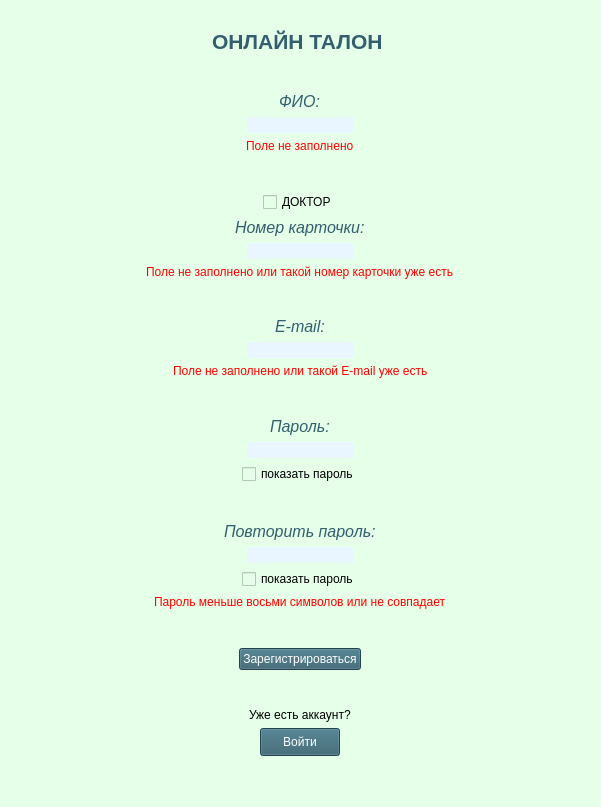
<?xml version="1.0" encoding="UTF-8"?>
<ui version="4.0">
 <class>MainWindow</class>
 <widget class="QMainWindow" name="MainWindow">
  <property name="geometry">
   <rect>
    <x>0</x>
    <y>0</y>
    <width>601</width>
    <height>807</height>
   </rect>
  </property>
  <property name="windowTitle">
   <string>MainWindow</string>
  </property>
  <property name="styleSheet">
   <string notr="true">background-color: rgb(229, 255, 232);</string>
  </property>
  <widget class="QWidget" name="centralwidget">
   <layout class="QVBoxLayout" name="verticalLayout">
    <item>
     <spacer name="horizontalSpacer">
      <property name="orientation">
       <enum>Qt::Horizontal</enum>
      </property>
      <property name="sizeHint" stdset="0">
       <size>
        <width>40</width>
        <height>20</height>
       </size>
      </property>
     </spacer>
    </item>
    <item alignment="Qt::AlignHCenter">
     <widget class="QLabel" name="label">
      <property name="text">
       <string>&lt;html&gt;&lt;head/&gt;&lt;body&gt;&lt;p&gt;&lt;span style=&quot; font-size:16pt; font-weight:600; color:#315f6d;&quot;&gt;   ОНЛАЙН ТАЛОН   &lt;/span&gt;&lt;/p&gt;&lt;/body&gt;&lt;/html&gt;</string>
      </property>
     </widget>
    </item>
    <item>
     <spacer name="verticalSpacer_2">
      <property name="orientation">
       <enum>Qt::Vertical</enum>
      </property>
      <property name="sizeHint" stdset="0">
       <size>
        <width>20</width>
        <height>40</height>
       </size>
      </property>
     </spacer>
    </item>
    <item alignment="Qt::AlignHCenter">
     <widget class="QLabel" name="label_6">
      <property name="toolTip">
       <string>&lt;html&gt;&lt;head/&gt;&lt;body&gt;&lt;p&gt;&lt;span style=&quot; font-size:16pt; font-weight:600; font-style:italic; color:#315f6d;&quot;&gt;ФИО&lt;/span&gt;&lt;/p&gt;&lt;/body&gt;&lt;/html&gt;</string>
      </property>
      <property name="whatsThis">
       <string>&lt;html&gt;&lt;head/&gt;&lt;body&gt;&lt;p&gt;&lt;span style=&quot; font-size:16pt; font-weight:600; font-style:italic; color:#315f6d;&quot;&gt;ФИО&lt;/span&gt;&lt;/p&gt;&lt;/body&gt;&lt;/html&gt;</string>
      </property>
      <property name="styleSheet">
       <string notr="true">color: rgb(255, 120, 237);</string>
      </property>
      <property name="text">
       <string>&lt;html&gt;&lt;head/&gt;&lt;body&gt;&lt;p&gt;&lt;span style=&quot; font-size:12pt; font-style:italic; color:#315f6d;&quot;&gt;ФИО:&lt;/span&gt;&lt;/p&gt;&lt;/body&gt;&lt;/html&gt;</string>
      </property>
     </widget>
    </item>
    <item alignment="Qt::AlignHCenter">
     <widget class="QLineEdit" name="lineEdit_3">
      <property name="styleSheet">
       <string notr="true">color: rgb(49, 95, 109);
font: 15pt &quot;Nyala&quot;;
background-color: rgb(233, 245, 255);
border-radius: 20px;</string>
      </property>
      <property name="text">
       <string/>
      </property>
     </widget>
    </item>
    <item alignment="Qt::AlignHCenter">
     <widget class="QLabel" name="label_11">
      <property name="styleSheet">
       <string notr="true">color: rgb(255, 0, 0);</string>
      </property>
      <property name="text">
       <string>Поле не заполнено</string>
      </property>
     </widget>
    </item>
    <item>
     <spacer name="verticalSpacer_5">
      <property name="orientation">
       <enum>Qt::Vertical</enum>
      </property>
      <property name="sizeHint" stdset="0">
       <size>
        <width>20</width>
        <height>40</height>
       </size>
      </property>
     </spacer>
    </item>
    <item alignment="Qt::AlignHCenter">
     <widget class="QCheckBox" name="checkBox_3">
      <property name="text">
       <string>ДОКТОР</string>
      </property>
     </widget>
    </item>
    <item alignment="Qt::AlignHCenter">
     <widget class="QLabel" name="label_3">
      <property name="whatsThis">
       <string>&lt;html&gt;&lt;head/&gt;&lt;body&gt;&lt;p&gt;&lt;span style=&quot; font-size:16pt; font-weight:600; font-style:italic; color:#315f6d;&quot;&gt;E-mail&lt;/span&gt;&lt;/p&gt;&lt;/body&gt;&lt;/html&gt;</string>
      </property>
      <property name="styleSheet">
       <string notr="true"/>
      </property>
      <property name="text">
       <string>&lt;html&gt;&lt;head/&gt;&lt;body&gt;&lt;p&gt;&lt;span style=&quot; font-size:12pt; font-style:italic; color:#315f6d;&quot;&gt;Номер карточки:&lt;/span&gt;&lt;/p&gt;&lt;/body&gt;&lt;/html&gt;</string>
      </property>
     </widget>
    </item>
    <item alignment="Qt::AlignHCenter">
     <widget class="QLineEdit" name="lineEdit">
      <property name="styleSheet">
       <string notr="true">color: rgb(49, 95, 109);
font: 15pt &quot;Nyala&quot;;
background-color: rgb(233, 245, 255);
border-radius: 20px;</string>
      </property>
      <property name="text">
       <string/>
      </property>
     </widget>
    </item>
    <item alignment="Qt::AlignHCenter">
     <widget class="QLabel" name="label_9">
      <property name="styleSheet">
       <string notr="true">color: rgb(255, 0, 0);</string>
      </property>
      <property name="text">
       <string>Поле не заполнено или такой номер карточки уже есть</string>
      </property>
     </widget>
    </item>
    <item>
     <spacer name="verticalSpacer">
      <property name="orientation">
       <enum>Qt::Vertical</enum>
      </property>
      <property name="sizeHint" stdset="0">
       <size>
        <width>20</width>
        <height>40</height>
       </size>
      </property>
     </spacer>
    </item>
    <item alignment="Qt::AlignHCenter">
     <widget class="QLabel" name="label_8">
      <property name="whatsThis">
       <string>&lt;html&gt;&lt;head/&gt;&lt;body&gt;&lt;p&gt;&lt;span style=&quot; font-size:16pt; font-weight:600; font-style:italic; color:#315f6d;&quot;&gt;E-mail&lt;/span&gt;&lt;/p&gt;&lt;/body&gt;&lt;/html&gt;</string>
      </property>
      <property name="styleSheet">
       <string notr="true"/>
      </property>
      <property name="text">
       <string>&lt;html&gt;&lt;head/&gt;&lt;body&gt;&lt;p&gt;&lt;span style=&quot; font-size:12pt; font-style:italic; color:#315f6d;&quot;&gt;E-mail:&lt;/span&gt;&lt;/p&gt;&lt;/body&gt;&lt;/html&gt;</string>
      </property>
     </widget>
    </item>
    <item alignment="Qt::AlignHCenter">
     <widget class="QLineEdit" name="lineEdit_5">
      <property name="styleSheet">
       <string notr="true">color: rgb(49, 95, 109);
font: 15pt &quot;Nyala&quot;;
background-color: rgb(233, 245, 255);
border-radius: 20px;</string>
      </property>
      <property name="text">
       <string/>
      </property>
     </widget>
    </item>
    <item alignment="Qt::AlignHCenter">
     <widget class="QLabel" name="label_10">
      <property name="styleSheet">
       <string notr="true">color: rgb(255, 0, 0);</string>
      </property>
      <property name="text">
       <string>Поле не заполнено или такой E-mail уже есть</string>
      </property>
     </widget>
    </item>
    <item>
     <spacer name="verticalSpacer_6">
      <property name="orientation">
       <enum>Qt::Vertical</enum>
      </property>
      <property name="sizeHint" stdset="0">
       <size>
        <width>20</width>
        <height>40</height>
       </size>
      </property>
     </spacer>
    </item>
    <item alignment="Qt::AlignHCenter">
     <widget class="QLabel" name="label_4">
      <property name="text">
       <string>&lt;html&gt;&lt;head/&gt;&lt;body&gt;&lt;p&gt;&lt;span style=&quot; font-size:12pt; font-style:italic; color:#315f6d;&quot;&gt;Пароль:&lt;/span&gt;&lt;/p&gt;&lt;/body&gt;&lt;/html&gt;</string>
      </property>
     </widget>
    </item>
    <item alignment="Qt::AlignHCenter">
     <widget class="QLineEdit" name="lineEdit_2">
      <property name="sizePolicy">
       <sizepolicy hsizetype="Expanding" vsizetype="Fixed">
        <horstretch>12</horstretch>
        <verstretch>0</verstretch>
       </sizepolicy>
      </property>
      <property name="cursor">
       <cursorShape>IBeamCursor</cursorShape>
      </property>
      <property name="styleSheet">
       <string notr="true">color: rgb(49, 95, 109);
font: 15pt &quot;Nyala&quot;;
background-color: rgb(233, 245, 255);
border-radius: 20px;</string>
      </property>
      <property name="text">
       <string/>
      </property>
      <property name="echoMode">
       <enum>QLineEdit::Password</enum>
      </property>
     </widget>
    </item>
    <item alignment="Qt::AlignHCenter">
     <widget class="QCheckBox" name="checkBox">
      <property name="text">
       <string>показать пароль</string>
      </property>
     </widget>
    </item>
    <item>
     <spacer name="verticalSpacer_8">
      <property name="orientation">
       <enum>Qt::Vertical</enum>
      </property>
      <property name="sizeHint" stdset="0">
       <size>
        <width>20</width>
        <height>40</height>
       </size>
      </property>
     </spacer>
    </item>
    <item alignment="Qt::AlignHCenter">
     <widget class="QLabel" name="label_7">
      <property name="text">
       <string>&lt;html&gt;&lt;head/&gt;&lt;body&gt;&lt;p&gt;&lt;span style=&quot; font-size:12pt; font-style:italic; color:#315f6d;&quot;&gt;Повторить пароль:&lt;/span&gt;&lt;/p&gt;&lt;/body&gt;&lt;/html&gt;</string>
      </property>
     </widget>
    </item>
    <item alignment="Qt::AlignHCenter">
     <widget class="QLineEdit" name="lineEdit_4">
      <property name="sizePolicy">
       <sizepolicy hsizetype="Expanding" vsizetype="Fixed">
        <horstretch>12</horstretch>
        <verstretch>0</verstretch>
       </sizepolicy>
      </property>
      <property name="cursor">
       <cursorShape>IBeamCursor</cursorShape>
      </property>
      <property name="styleSheet">
       <string notr="true">color: rgb(49, 95, 109);
font: 15pt &quot;Nyala&quot;;
background-color: rgb(233, 245, 255);
border-radius: 20px;</string>
      </property>
      <property name="text">
       <string/>
      </property>
      <property name="echoMode">
       <enum>QLineEdit::Password</enum>
      </property>
     </widget>
    </item>
    <item alignment="Qt::AlignHCenter">
     <widget class="QCheckBox" name="checkBox_2">
      <property name="text">
       <string>показать пароль</string>
      </property>
     </widget>
    </item>
    <item alignment="Qt::AlignHCenter">
     <widget class="QLabel" name="label_2">
      <property name="styleSheet">
       <string notr="true">color: rgb(255, 0, 0);</string>
      </property>
      <property name="text">
       <string>Пароль меньше восьми символов или не совпадает</string>
      </property>
     </widget>
    </item>
    <item>
     <spacer name="verticalSpacer_4">
      <property name="orientation">
       <enum>Qt::Vertical</enum>
      </property>
      <property name="sizeHint" stdset="0">
       <size>
        <width>20</width>
        <height>40</height>
       </size>
      </property>
     </spacer>
    </item>
    <item alignment="Qt::AlignHCenter">
     <widget class="QPushButton" name="pushButton_2">
      <property name="toolTip">
       <string>&lt;!DOCTYPE HTML PUBLIC &quot;-//W3C//DTD HTML 4.0//EN&quot; &quot;http://www.w3.org/TR/REC-html40/strict.dtd&quot;&gt;
&lt;html&gt;&lt;head&gt;&lt;meta name=&quot;qrichtext&quot; content=&quot;1&quot; /&gt;&lt;style type=&quot;text/css&quot;&gt;
p, li { white-space: pre-wrap; }
&lt;/style&gt;&lt;/head&gt;&lt;body style=&quot; font-family:'MS Shell Dlg 2'; font-size:8pt; font-weight:400; font-style:normal;&quot;&gt;
&lt;p style=&quot; margin-top:12px; margin-bottom:12px; margin-left:0px; margin-right:0px; -qt-block-indent:0; text-indent:0px;&quot;&gt;&lt;span style=&quot; font-size:12pt; font-weight:600;&quot;&gt;Войти&lt;/span&gt;&lt;/p&gt;&lt;/body&gt;&lt;/html&gt;</string>
      </property>
      <property name="whatsThis">
       <string>&lt;!DOCTYPE HTML PUBLIC &quot;-//W3C//DTD HTML 4.0//EN&quot; &quot;http://www.w3.org/TR/REC-html40/strict.dtd&quot;&gt;
&lt;html&gt;&lt;head&gt;&lt;meta name=&quot;qrichtext&quot; content=&quot;1&quot; /&gt;&lt;style type=&quot;text/css&quot;&gt;
p, li { white-space: pre-wrap; }
&lt;/style&gt;&lt;/head&gt;&lt;body style=&quot; font-family:'MS Shell Dlg 2'; font-size:8pt; font-weight:400; font-style:normal;&quot;&gt;
&lt;p style=&quot; margin-top:12px; margin-bottom:12px; margin-left:0px; margin-right:0px; -qt-block-indent:0; text-indent:0px;&quot;&gt;лапбми&lt;/p&gt;&lt;/body&gt;&lt;/html&gt;</string>
      </property>
      <property name="styleSheet">
       <string notr="true">QPushButton{
	color: rgb(255, 255, 255);
	font: 12pt &quot;MS Shell Dlg 2&quot;;
	background-color: rgb(49, 95, 109);
}
QPushButton:hover{
	
	background-color: rgb(34, 200, 67);
}</string>
      </property>
      <property name="text">
       <string>Зарегистрироваться</string>
      </property>
     </widget>
    </item>
    <item>
     <spacer name="verticalSpacer_3">
      <property name="orientation">
       <enum>Qt::Vertical</enum>
      </property>
      <property name="sizeHint" stdset="0">
       <size>
        <width>20</width>
        <height>40</height>
       </size>
      </property>
     </spacer>
    </item>
    <item alignment="Qt::AlignHCenter">
     <widget class="QLabel" name="label_5">
      <property name="text">
       <string>Уже есть аккаунт?</string>
      </property>
     </widget>
    </item>
    <item alignment="Qt::AlignHCenter">
     <widget class="QPushButton" name="pushButton">
      <property name="minimumSize">
       <size>
        <width>0</width>
        <height>28</height>
       </size>
      </property>
      <property name="maximumSize">
       <size>
        <width>93</width>
        <height>16777215</height>
       </size>
      </property>
      <property name="cursor">
       <cursorShape>PointingHandCursor</cursorShape>
      </property>
      <property name="toolTip">
       <string>&lt;!DOCTYPE HTML PUBLIC &quot;-//W3C//DTD HTML 4.0//EN&quot; &quot;http://www.w3.org/TR/REC-html40/strict.dtd&quot;&gt;
&lt;html&gt;&lt;head&gt;&lt;meta name=&quot;qrichtext&quot; content=&quot;1&quot; /&gt;&lt;style type=&quot;text/css&quot;&gt;
p, li { white-space: pre-wrap; }
&lt;/style&gt;&lt;/head&gt;&lt;body style=&quot; font-family:'MS Shell Dlg 2'; font-size:8pt; font-weight:400; font-style:normal;&quot;&gt;
&lt;p style=&quot; margin-top:12px; margin-bottom:12px; margin-left:0px; margin-right:0px; -qt-block-indent:0; text-indent:0px;&quot;&gt;&lt;span style=&quot; font-size:12pt; font-weight:600;&quot;&gt;Войти&lt;/span&gt;&lt;/p&gt;&lt;/body&gt;&lt;/html&gt;</string>
      </property>
      <property name="whatsThis">
       <string>&lt;!DOCTYPE HTML PUBLIC &quot;-//W3C//DTD HTML 4.0//EN&quot; &quot;http://www.w3.org/TR/REC-html40/strict.dtd&quot;&gt;
&lt;html&gt;&lt;head&gt;&lt;meta name=&quot;qrichtext&quot; content=&quot;1&quot; /&gt;&lt;style type=&quot;text/css&quot;&gt;
p, li { white-space: pre-wrap; }
&lt;/style&gt;&lt;/head&gt;&lt;body style=&quot; font-family:'MS Shell Dlg 2'; font-size:8pt; font-weight:400; font-style:normal;&quot;&gt;
&lt;p style=&quot; margin-top:12px; margin-bottom:12px; margin-left:0px; margin-right:0px; -qt-block-indent:0; text-indent:0px;&quot;&gt;лапбми&lt;/p&gt;&lt;/body&gt;&lt;/html&gt;</string>
      </property>
      <property name="styleSheet">
       <string notr="true">QPushButton{
	color: rgb(255, 255, 255);
	font: 12pt &quot;MS Shell Dlg 2&quot;;
	background-color: rgb(49, 95, 109);
}
QPushButton:hover{
	
	background-color: rgb(34, 200, 67);
}</string>
      </property>
      <property name="text">
       <string>Войти</string>
      </property>
     </widget>
    </item>
    <item>
     <spacer name="horizontalSpacer_2">
      <property name="orientation">
       <enum>Qt::Horizontal</enum>
      </property>
      <property name="sizeHint" stdset="0">
       <size>
        <width>40</width>
        <height>20</height>
       </size>
      </property>
     </spacer>
    </item>
   </layout>
  </widget>
  <widget class="QMenuBar" name="menubar">
   <property name="geometry">
    <rect>
     <x>0</x>
     <y>0</y>
     <width>601</width>
     <height>26</height>
    </rect>
   </property>
  </widget>
  <widget class="QStatusBar" name="statusbar"/>
 </widget>
 <resources/>
 <connections/>
</ui>
